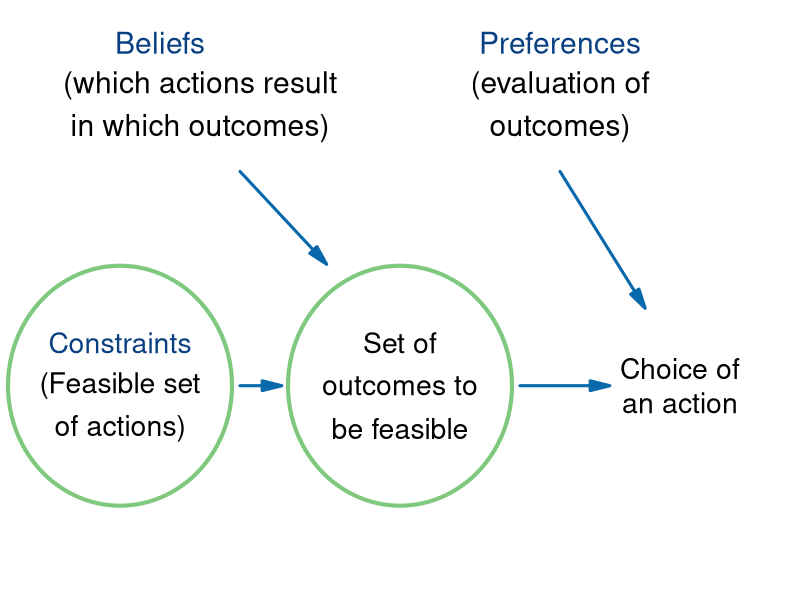

The R source for this figure:
require(shape)
library(plotrix)
pdf(file = "people/preferences_beliefs_constraints_v2.pdf", width = 9, height = 7)

#Set parameters for graphics
axislabelsize <- 1.5
labelsize <- 1.8
actionlabelsize <- 1.7
graphlinewidth <- 3
segmentlinewidth <- 2
fadelevel <- 0.3
elwidth = 4

COL <- c("#7fc97f", "#beaed4", "#fdc086", "#ffff99", "#386cb0", "#f0027f", "#bf5b17", "#666666")
COLA <- c("#99d8c9","#66c2a4","#41ae76", "#238b45", "#005824")
COLB <- c("#4eb3d3", "#2b8cbe", "#0868ac","#084081")

par(mar =  c(0, 0, 0, 0))

xlims <- c(0, 10)
ylims <- c(1.5, 8.5)

npts <- 501 
x <- seq(xlims[1], xlims[2], length.out = npts)
y <- seq(ylims[1], ylims[2], length.out = npts) 

plot(0, 0, xlim = xlims, ylim = ylims, type = "n",
     xlab = expression(paste("")),
     ylab = expression(paste("")), 
     xaxt = "n", 
     yaxt = "n", 
     cex.lab = axislabelsize, 
     bty = "n",
     xaxs="i", 
     yaxs="i")

ticksy <- seq(from = 0, to = ylims[2], by = 2)
ylabels <- seq(from = 0, to = ylims[2], by = 2)
ticksx <- seq(from = 0, to = xlims[2], by = 2)
xlabels <- seq(from = 0, to = xlims[2], by = 2)


draw.ellipse(1.5, 4, a = 1.4, b = 1.4, border = COL[1], angle=c(0), lty=1, lwd = elwidth)
text(1.5, 4.5, expression(paste("Constraints")), cex = actionlabelsize,col = COLB[4])
text(1.5, 4, expression(paste("(Feasible set")), cex = actionlabelsize)
text(1.5, 3.5, expression(paste("of actions)")), cex = actionlabelsize)
text(2, 8, expression(paste("Beliefs")), cex = labelsize, col = COLB[4])
text(2.5, 7.5, expression(paste("(which actions result")), cex = labelsize)
text(2.5, 7, expression(paste("in which outcomes)")), cex = labelsize)
#text(3.4, 7.5, expression(paste("Beliefs")), cex = labelsize, col = COLB[4])
#text(5, 7.5, expression(paste(phantom()==phantom(), "Feasible set")), cex = labelsize)

Arrows(3, 4, 3.4, 4, col = COLB[3], lty = 1, lwd = 3, arr.type = "triangle")

draw.ellipse(5, 4, a = 1.4, b = 1.4, border = COL[1], angle=c(0), lty=1, lwd = elwidth)
text(5, 4.5, expression(paste("Set of")), cex = actionlabelsize)
text(5, 4, expression(paste("outcomes to")), cex = actionlabelsize)
text(5, 3.5, expression(paste("be feasible")), cex = actionlabelsize)

Arrows(3, 6.5, 4, 5.5, col = COLB[3], lty = 1, lwd = 3, arr.type = "triangle")

Arrows(7, 6.5, 8, 5, col = COLB[3], lty = 1, lwd = 3, arr.type = "triangle")

Arrows(6.5, 4, 7.5, 4, col = COLB[3], lty = 1, lwd = 3, arr.type = "triangle")

#draw.ellipse(8.5, 5, a = 1.4, b = 1.4, border = COL[1], angle=c(0), lty=1, lwd = elwidth)
text(8.5, 4.2, expression(paste("Choice of")), cex = actionlabelsize)
text(8.5, 3.8, expression(paste("an action")), cex = actionlabelsize)

#text(4.6, 2.9, expression(paste("Feasible set + ")), cex = labelsize)
text(7, 8, expression(paste("Preferences")), cex = labelsize, col = COLB[4])
#text(8.45, 2.9, expression(paste(phantom()==phantom(), "Ranking of")), cex = labelsize)
text(7, 7.5, expression(paste("(evaluation of")), cex = labelsize)
text(7, 7, expression(paste("outcomes)")), cex = labelsize)

dev.off()
